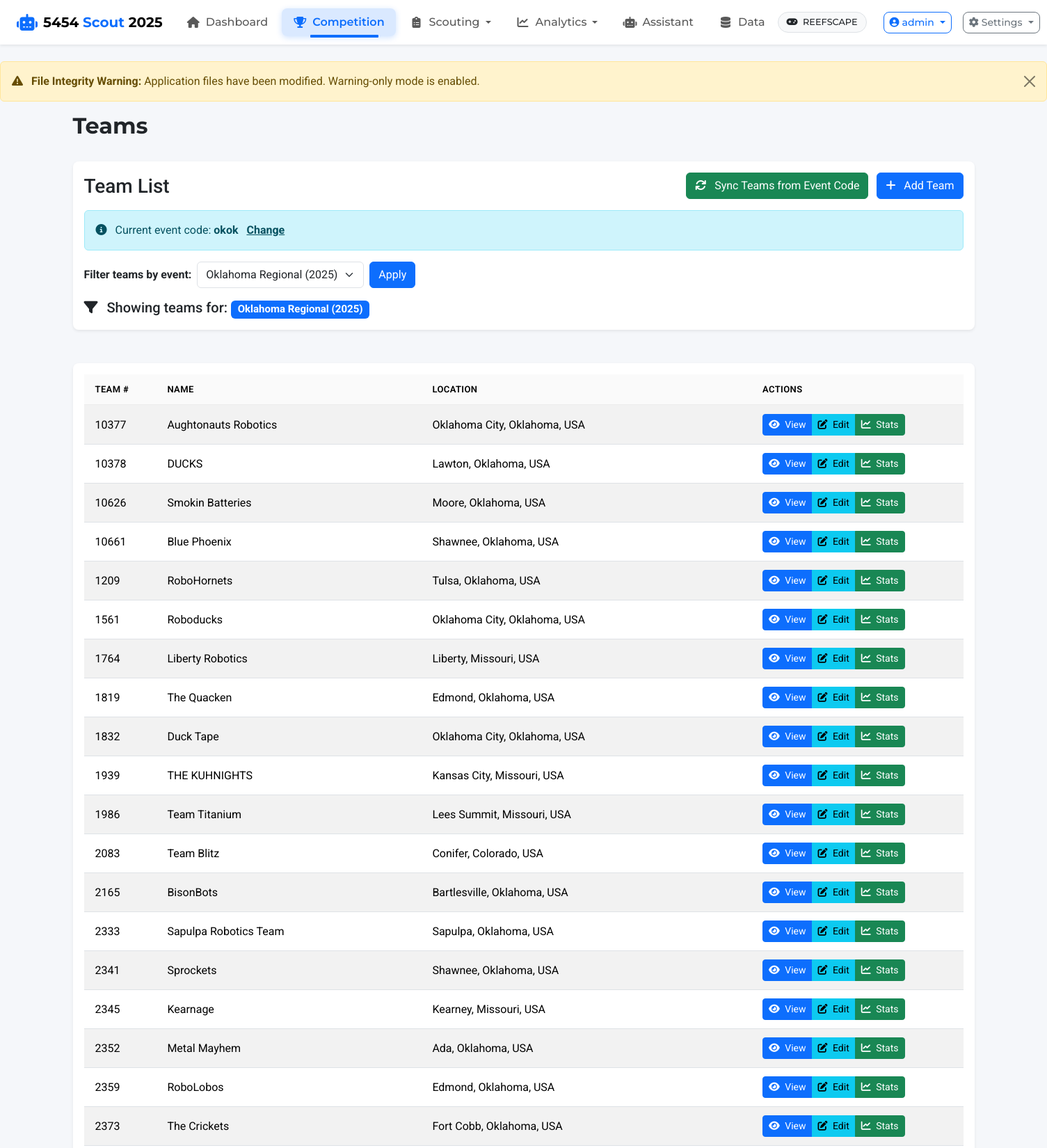
The page /teams/ (signed in, upper part) on the database its author committed.
### app/models.py (models this page shows, shortened)
class User(UserMixin, db.Model):
    id = db.Column(db.Integer, primary_key=True)
    username = db.Column(db.String(80), unique=True, nullable=False)
    email = db.Column(db.String(120), unique=True, nullable=True)
    password_hash = db.Column(db.String(128))
    is_active = db.Column(db.Boolean, default=True)
    created_at = db.Column(db.DateTime, default=datetime.utcnow)
    last_login = db.Column(db.DateTime)
    roles = db.relationship('Role', secondary=user_roles, lazy='subquery',
                           backref=db.backref('users', lazy=True))
    def has_role(self, role_name):
        return any(role.name == role_name for role in self.roles)
    def get_role_names(self):
        return [role.name for role in self.roles]

class Event(db.Model):
    id = db.Column(db.Integer, primary_key=True)
    name = db.Column(db.String(100), nullable=False)
    code = db.Column(db.String(20), unique=True)  # Event code like "CALA" or "NYRO"
    location = db.Column(db.String(100))
    start_date = db.Column(db.Date)
    end_date = db.Column(db.Date)
    year = db.Column(db.Integer, nullable=False)
    matches = db.relationship('Match', backref='event', lazy=True)

class Team(db.Model):
    id = db.Column(db.Integer, primary_key=True)
    team_number = db.Column(db.Integer, unique=True, nullable=False)
    team_name = db.Column(db.String(100))
    location = db.Column(db.String(100))
    scouting_data = db.relationship('ScoutingData', backref='team', lazy=True)
    events = db.relationship('Event', secondary=team_event, lazy='subquery',
                           backref=db.backref('teams', lazy=True))

### app/routes/teams.py (the view)
@bp.route('/')
@analytics_required
def index():
    game_config = current_app.config.get('GAME_CONFIG', {})
    current_event_code = game_config.get('current_event_code')
    event = None
    event_id = request.args.get('event_id', type=int)
    events = Event.query.order_by(Event.year.desc(), Event.name).all()
    if event_id:
        event = Event.query.get_or_404(event_id)
    elif current_event_code:
        event = Event.query.filter_by(code=current_event_code).first()
        if not event and events:
            flash(f"Event with code '{current_event_code}' not found. Please sync teams to create this event.", "warning")
    if event:
        teams = event.teams
    else:
        teams = []
        if not events:
            flash("No events found in the database. Add an event or sync teams to create events.", "info")
        else:
            flash("Please select an event to view teams.", "info")
    return render_template('teams/index.html', teams=teams, events=events, selected_event=event)

### app/templates/teams/index.html (shortened to what this page needs)
{% extends 'base.html' %}
{% block heading %}Teams{% endblock %}
{% block content %}
<div class="row mb-4">
    <div class="col-md-12">
        <div class="card">
            <div class="card-body">
                <div class="d-flex justify-content-between align-items-center">
                    <h3 class="mb-0">Team List</h3>
                    <div>
                        <a href="{{ url_for('teams.sync_from_config') }}" class="btn btn-success me-2">
                            <i class="fas fa-sync me-2"></i> Sync Teams from Event Code
                        </a>
                        <a href="{{ url_for('teams.add') }}" class="btn btn-primary">
                            <i class="fas fa-plus me-2"></i> Add Team
                        </a>
                    </div>
                </div>
                {% if config.GAME_CONFIG.current_event_code %}
                <div class="mt-3 alert alert-info">
                    <i class="fas fa-info-circle me-2"></i> Current event code: <strong>{{ config.GAME_CONFIG.current_event_code }}</strong>
                    <a href="{{ url_for('main.edit_config') }}" class="alert-link ms-2">Change</a>
                </div>
                {% else %}
                <div class="mt-3 alert alert-warning">
                    <i class="fas fa-exclamation-triangle me-2"></i> No event code configured.
                    <a href="{{ url_for('main.edit_config') }}" class="alert-link">Set an event code</a> to enable syncing teams.
                </div>
                {% endif %}
                <div class="mt-3">
                    <div class="d-flex align-items-center">
                        <label for="event-selector" class="form-label mb-0 me-2">
                            <strong>Filter teams by event:</strong>
                        </label>
                        <form method="get" action="{{ url_for('teams.index') }}" class="d-flex">
                            <select id="event-selector" name="event_id" class="form-select me-2" onchange="this.form.submit()">
                                {% for event in events %}
                                <option value="{{ event.id }}" {% if selected_event and selected_event.id == event.id %}selected{% endif %}>
                                    {{ event.name }} ({{ event.year }})
                                </option>
                                {% endfor %}
                            </select>
                            <button type="submit" class="btn btn-primary">Apply</button>
                        </form>
                    </div>
                </div>
                {% if selected_event %}
                <div class="mt-3">
                    <h5 class="mb-0">
                        <i class="fas fa-filter me-2"></i>
                        Showing teams for: <span class="badge bg-primary">{{ selected_event.name }} ({{ selected_event.year }})</span>
                    </h5>
                </div>
                {% endif %}
            </div>
        </div>
    </div>
</div>
<div class="row">
    <div class="col-md-12">
        <div class="card">
            <div class="card-body">
                {% if teams %}
                <div class="table-responsive">
                    <table class="table table-striped table-hover">
                        <thead>
                            <tr>
                                <th>Team #</th>
                                <th>Name</th>
                                <th>Location</th>
                                <th>Actions</th>
                            </tr>
                        </thead>
                        <tbody>
                            {% for team in teams %}
                            <tr>
                                <td>{{ team.team_number }}</td>
                                <td>{{ team.team_name }}</td>
                                <td>{{ team.location }}</td>
                                <td>
                                    <div class="btn-group" role="group">
                                        <a href="{{ url_for('teams.view', team_number=team.team_number) }}" class="btn btn-sm btn-primary">
                                            <i class="fas fa-eye me-1"></i> View
                                        </a>
                                        <a href="{{ url_for('teams.edit', team_number=team.team_number) }}" class="btn btn-sm btn-info">
                                            <i class="fas fa-edit me-1"></i> Edit
                                        </a>
                                        <a href="{{ url_for('visualization.team_stats', team_number=team.team_number) }}" class="btn btn-sm btn-success">
                                            <i class="fas fa-chart-line me-1"></i> Stats
                                        </a>
                                    </div>
                                </td>
                            </tr>
                            {% endfor %}
                        </tbody>
                    </table>
                </div>
                {% endif %}
            </div>
        </div>
    </div>
</div>
{% endblock %}

### app/templates/base.html (shortened to what this page needs)
<!DOCTYPE html>
<html lang="en" class="h-100">
<head>
    <link href="https://cdn.jsdelivr.net/npm/bootstrap@5.3.2/dist/css/bootstrap.min.css" rel="stylesheet">
    <link href="https://cdnjs.cloudflare.com/ajax/libs/font-awesome/6.4.0/css/all.min.css" rel="stylesheet">
    <link href="https://cdn.jsdelivr.net/npm/select2@4.1.0-rc.0/dist/css/select2.min.css" rel="stylesheet">
    <link href="https://cdn.jsdelivr.net/npm/select2-bootstrap-5-theme@1.3.0/dist/select2-bootstrap-5-theme.min.css" rel="stylesheet">
    <link rel="stylesheet" href="{{ url_for('static', filename='css/styles.css') }}">
</head>
<body class="d-flex flex-column h-100">
    <header class="app-header">
        <nav class="navbar navbar-expand-lg navbar-light shadow-sm">
            <div class="container-fluid px-lg-4 px-md-3 px-2">
                <a class="navbar-brand d-flex align-items-center" href="{% if user_has_role('scout') and not user_has_role('admin') and not user_has_role('analytics') %}{{ url_for('scouting.index') }}{% else %}{{ url_for('main.index') }}{% endif %}">
                    <i class="fas fa-robot brand-icon me-2"></i>
                    <span class="brand-text fw-bold">5454 <span class="text-primary">Scout</span> <span class="d-none d-sm-inline">{{ game_config.season }}</span></span>
                </a>
                <div class="collapse navbar-collapse" id="navbarMain">
                    {% if current_user.is_authenticated %}
                    <ul class="navbar-nav me-auto mb-2 mb-lg-0">
                        {% if not (user_has_role('scout') and not user_has_role('admin') and not user_has_role('analytics')) %}
                        <li class="nav-item">
                            <a class="nav-link px-3 py-2 {% if request.endpoint == 'main.index' %}active{% endif %}" href="{{ url_for('main.index') }}">
                                <i class="fas fa-home nav-icon"></i>
                                <span class="nav-text">Dashboard</span>
                            </a>
                        </li>
                        {% endif %}
                        {% if user_has_role('admin') or user_has_role('analytics') %}
                        <li class="nav-item dropdown">
                            <a class="nav-link dropdown-toggle px-3 py-2 {% if request.endpoint and (request.endpoint.startswith('teams') or request.endpoint.startswith('matches') or request.endpoint.startswith('alliances')) %}active{% endif %}"
                               href="#" role="button" data-bs-toggle="dropdown" aria-expanded="false">
                                <i class="fas fa-trophy nav-icon"></i>
                                <span class="nav-text">Competition</span>
                            </a>
                        </li>
                        {% endif %}
                        <li class="nav-item dropdown">
                            <a class="nav-link dropdown-toggle px-3 py-2 {% if request.endpoint and request.endpoint.startswith('scouting') %}active{% endif %}"
                               href="#" role="button" data-bs-toggle="dropdown" aria-expanded="false">
                                <i class="fas fa-clipboard-list nav-icon"></i>
                                <span class="nav-text">Scouting</span>
                            </a>
                        </li>
                        {% if user_has_role('admin') or user_has_role('analytics') %}
                        <li class="nav-item dropdown">
                            <a class="nav-link dropdown-toggle px-3 py-2 {% if request.endpoint and (request.endpoint.startswith('visualization') or request.endpoint.startswith('graphs')) %}active{% endif %}"
                               href="#" role="button" data-bs-toggle="dropdown" aria-expanded="false">
                                <i class="fas fa-chart-line nav-icon"></i>
                                <span class="nav-text">Analytics</span>
                            </a>
                        </li>
                        <li class="nav-item">
                            <a class="nav-link px-3 py-2 {% if request.endpoint and request.endpoint.startswith('assistant') %}active{% endif %}"
                               href="{{ url_for('assistant.index') }}">
                                <i class="fas fa-robot nav-icon"></i>
                                <span class="nav-text">Assistant</span>
                            </a>
                        </li>
                        <li class="nav-item">
                            <a class="nav-link px-3 py-2 {% if request.endpoint and request.endpoint.startswith('data') %}active{% endif %}"
                               href="{{ url_for('data.index') }}">
                                <i class="fas fa-database nav-icon"></i>
                                <span class="nav-text">Data</span>
                            </a>
                        </li>
                        {% endif %}
                    </ul>
                    {% endif %}
                    <div class="d-flex align-items-center navbar-actions">
                        {% if game_config %}
                        <div class="game-badge me-3 d-none d-lg-block">
                            <span class="badge bg-light text-dark border">
                                <i class="fas fa-gamepad me-1"></i>
                                <span class="d-none d-xl-inline">{{ game_config.game_name }}</span>
                            </span>
                        </div>
                        {% endif %}
                        {% if current_user.is_authenticated %}
                        <div class="dropdown me-2">
                            <button class="btn btn-outline-primary btn-sm d-flex align-items-center dropdown-toggle"
                                    type="button" data-bs-toggle="dropdown" aria-expanded="false">
                                <i class="fas fa-user-circle me-1"></i>
                                <span class="d-none d-md-inline">{{ current_user.username }}</span>
                            </button>
                        </div>
                        {% endif %}
                        {% if current_user.is_authenticated and (user_has_role('admin') or user_has_role('analytics')) %}
                        <div class="dropdown">
                            <button class="btn btn-outline-secondary btn-sm d-flex align-items-center dropdown-toggle"
                                    type="button" data-bs-toggle="dropdown" aria-expanded="false">
                                <i class="fas fa-cog me-1"></i>
                                <span class="d-none d-lg-inline">Settings</span>
                            </button>
                        </div>
                        {% endif %}
                    </div>
                </div>
            </div>
        </nav>
    </header>
    <div class="toast-container position-fixed top-0 end-0 p-3">
    </div>
    <main class="flex-shrink-0 py-4">
        {% if integrity_status.integrity_compromised and integrity_status.warning_only_mode %}
        <div class="alert alert-warning alert-dismissible fade show" role="alert">
            <i class="fas fa-exclamation-triangle me-2"></i>
            <strong>File Integrity Warning:</strong> Application files have been modified. Warning-only mode is enabled.
            <button type="button" class="btn-close" data-bs-dismiss="alert" aria-label="Close"></button>
        </div>
        {% endif %}
        <div class="container">
            <div class="row mb-4">
                <div class="col-12">
                    <h1 class="page-title">{% block heading %}FRC Scouting Platform{% endblock %}</h1>
                </div>
            </div>
            {% block content %}{% endblock %}
        </div>
    </main>
</body>
</html>

### rows shown on the page
User: username "admin"
Event: GAME_CONFIG.current_event_code "okok", name "Oklahoma Regional", year "2025"
Team: team_number "10377", team_name "Aughtonauts Robotics", location "Oklahoma City, Oklahoma, USA"
Team: team_number "10378", team_name "DUCKS", location "Lawton, Oklahoma, USA"
Team: team_number "10626", team_name "Smokin Batteries", location "Moore, Oklahoma, USA"
Team: team_number "10661", team_name "Blue Phoenix", location "Shawnee, Oklahoma, USA"
Team: team_number "1209", team_name "RoboHornets", location "Tulsa, Oklahoma, USA"
Team: team_number "1561", team_name "Roboducks", location "Oklahoma City, Oklahoma, USA"
Team: team_number "1764", team_name "Liberty Robotics", location "Liberty, Missouri, USA"
Team: team_number "1819", team_name "The Quacken", location "Edmond, Oklahoma, USA"
Team: team_number "1832", team_name "Duck Tape", location "Oklahoma City, Oklahoma, USA"
Team: team_number "1939", team_name "THE KUHNIGHTS", location "Kansas City, Missouri, USA"
Team: team_number "1986", team_name "Team Titanium", location "Lees Summit, Missouri, USA"
Team: team_number "2083", team_name "Team Blitz", location "Conifer, Colorado, USA"
Team: team_number "2165", team_name "BisonBots", location "Bartlesville, Oklahoma, USA"
Team: team_number "2333", team_name "Sapulpa Robotics Team", location "Sapulpa, Oklahoma, USA"
Team: team_number "2341", team_name "Sprockets", location "Shawnee, Oklahoma, USA"
Team: team_number "2345", team_name "Kearnage", location "Kearney, Missouri, USA"
Team: team_number "2352", team_name "Metal Mayhem", location "Ada, Oklahoma, USA"
Team: team_number "2359", team_name "RoboLobos", location "Edmond, Oklahoma, USA"
Team: team_number "2373", team_name "The Crickets", location "Fort Cobb, Oklahoma, USA"

### other values the page prints
{{ game_config.season }} "2025"
{{ game_config.game_name }} "REEFSCAPE"
form field event_id "Oklahoma Regional (2025)"
